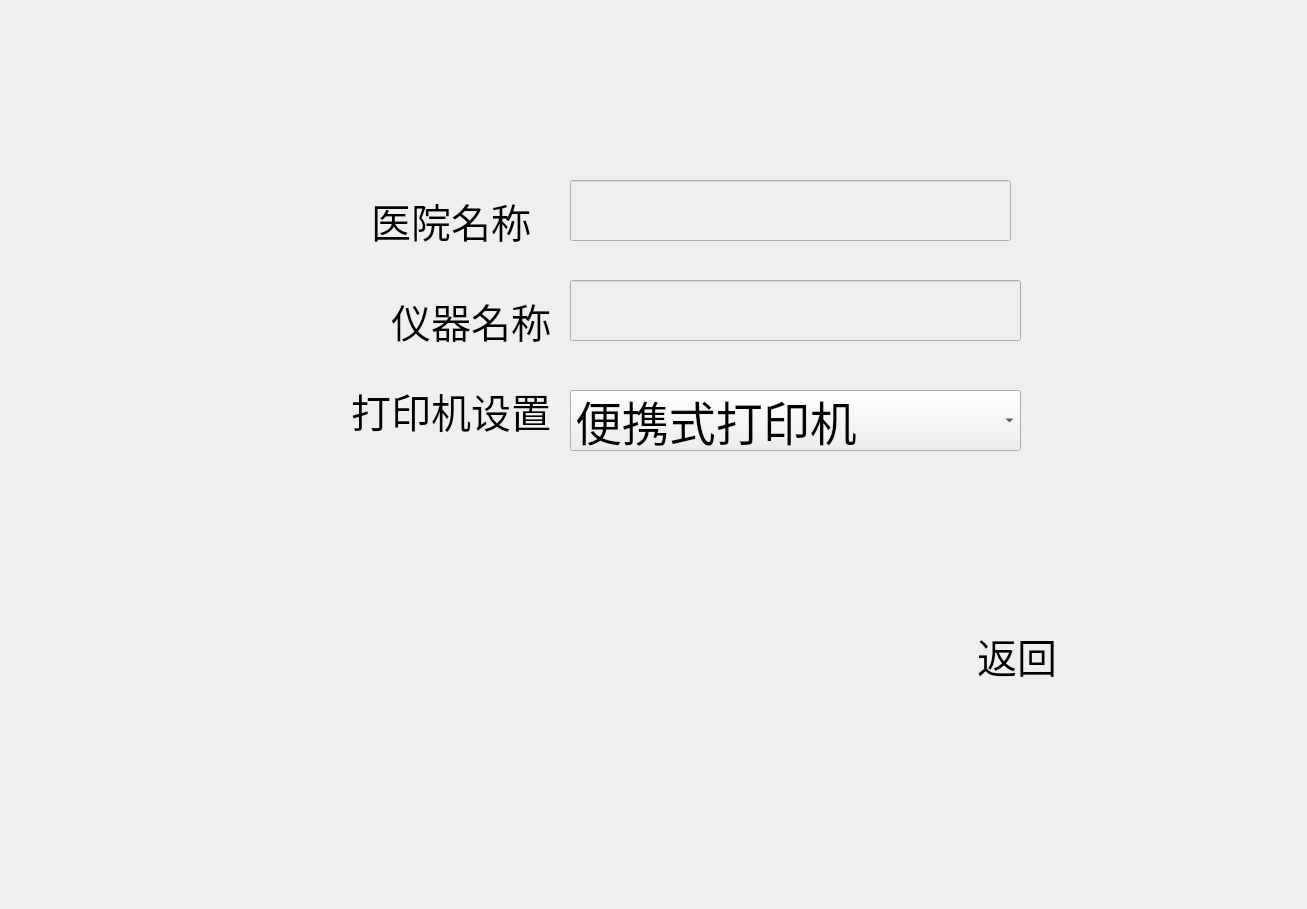
<?xml version="1.0" encoding="UTF-8"?>
<ui version="4.0">
 <class>SystemName</class>
 <widget class="QDialog" name="SystemName">
  <property name="geometry">
   <rect>
    <x>0</x>
    <y>0</y>
    <width>1307</width>
    <height>909</height>
   </rect>
  </property>
  <property name="windowTitle">
   <string>Dialog</string>
  </property>
  <widget class="QLabel" name="label_hospital">
   <property name="geometry">
    <rect>
     <x>350</x>
     <y>190</y>
     <width>181</width>
     <height>61</height>
    </rect>
   </property>
   <property name="font">
    <font>
     <pointsize>30</pointsize>
    </font>
   </property>
   <property name="text">
    <string>医院名称</string>
   </property>
   <property name="alignment">
    <set>Qt::AlignRight|Qt::AlignTrailing|Qt::AlignVCenter</set>
   </property>
  </widget>
  <widget class="QLabel" name="label_device">
   <property name="geometry">
    <rect>
     <x>350</x>
     <y>280</y>
     <width>201</width>
     <height>81</height>
    </rect>
   </property>
   <property name="font">
    <font>
     <pointsize>30</pointsize>
    </font>
   </property>
   <property name="text">
    <string>仪器名称</string>
   </property>
   <property name="alignment">
    <set>Qt::AlignRight|Qt::AlignTrailing|Qt::AlignVCenter</set>
   </property>
  </widget>
  <widget class="QLabel" name="label_print">
   <property name="geometry">
    <rect>
     <x>320</x>
     <y>360</y>
     <width>231</width>
     <height>101</height>
    </rect>
   </property>
   <property name="font">
    <font>
     <pointsize>30</pointsize>
    </font>
   </property>
   <property name="text">
    <string>打印机设置</string>
   </property>
   <property name="alignment">
    <set>Qt::AlignRight|Qt::AlignTrailing|Qt::AlignVCenter</set>
   </property>
  </widget>
  <widget class="QComboBox" name="comboBox_print">
   <property name="geometry">
    <rect>
     <x>570</x>
     <y>390</y>
     <width>451</width>
     <height>61</height>
    </rect>
   </property>
   <property name="font">
    <font>
     <pointsize>35</pointsize>
    </font>
   </property>
   <property name="focusPolicy">
    <enum>Qt::NoFocus</enum>
   </property>
   <property name="styleSheet">
    <string notr="true">background-color: rgb(239, 239, 239);</string>
   </property>
   <item>
    <property name="text">
     <string>便携式打印机</string>
    </property>
   </item>
   <item>
    <property name="text">
     <string>台式打印机</string>
    </property>
   </item>
  </widget>
  <widget class="QLineEdit" name="lineEdit_hospital">
   <property name="geometry">
    <rect>
     <x>570</x>
     <y>180</y>
     <width>441</width>
     <height>61</height>
    </rect>
   </property>
   <property name="font">
    <font>
     <pointsize>35</pointsize>
    </font>
   </property>
   <property name="styleSheet">
    <string notr="true">background-color: rgb(239, 239, 239);</string>
   </property>
  </widget>
  <widget class="QLineEdit" name="lineEdit_device">
   <property name="geometry">
    <rect>
     <x>570</x>
     <y>280</y>
     <width>451</width>
     <height>61</height>
    </rect>
   </property>
   <property name="font">
    <font>
     <pointsize>35</pointsize>
    </font>
   </property>
   <property name="styleSheet">
    <string notr="true">background-color: rgb(239, 239, 239);</string>
   </property>
  </widget>
  <widget class="QPushButton" name="pushButton">
   <property name="geometry">
    <rect>
     <x>500</x>
     <y>600</y>
     <width>301</width>
     <height>111</height>
    </rect>
   </property>
   <property name="font">
    <font>
     <pointsize>30</pointsize>
    </font>
   </property>
   <property name="styleSheet">
    <string notr="true">background-image: url(:/images/confirmbt.png);
color: rgb(238, 238, 236);
</string>
   </property>
   <property name="text">
    <string>  确定</string>
   </property>
   <property name="flat">
    <bool>true</bool>
   </property>
  </widget>
  <widget class="QPushButton" name="pushButton_2">
   <property name="geometry">
    <rect>
     <x>850</x>
     <y>600</y>
     <width>301</width>
     <height>111</height>
    </rect>
   </property>
   <property name="font">
    <font>
     <pointsize>30</pointsize>
    </font>
   </property>
   <property name="styleSheet">
    <string notr="true">background-image: url(:/images/cancelbt.png);
</string>
   </property>
   <property name="text">
    <string>   返回</string>
   </property>
   <property name="flat">
    <bool>true</bool>
   </property>
  </widget>
  <widget class="QLabel" name="label">
   <property name="geometry">
    <rect>
     <x>270</x>
     <y>130</y>
     <width>801</width>
     <height>381</height>
    </rect>
   </property>
   <property name="styleSheet">
    <string notr="true">background-image: url(:/images/upasswdbg.png);</string>
   </property>
   <property name="text">
    <string/>
   </property>
  </widget>
  <zorder>label</zorder>
  <zorder>label_hospital</zorder>
  <zorder>label_device</zorder>
  <zorder>label_print</zorder>
  <zorder>comboBox_print</zorder>
  <zorder>lineEdit_hospital</zorder>
  <zorder>lineEdit_device</zorder>
  <zorder>pushButton</zorder>
  <zorder>pushButton_2</zorder>
 </widget>
 <resources/>
 <connections/>
</ui>
